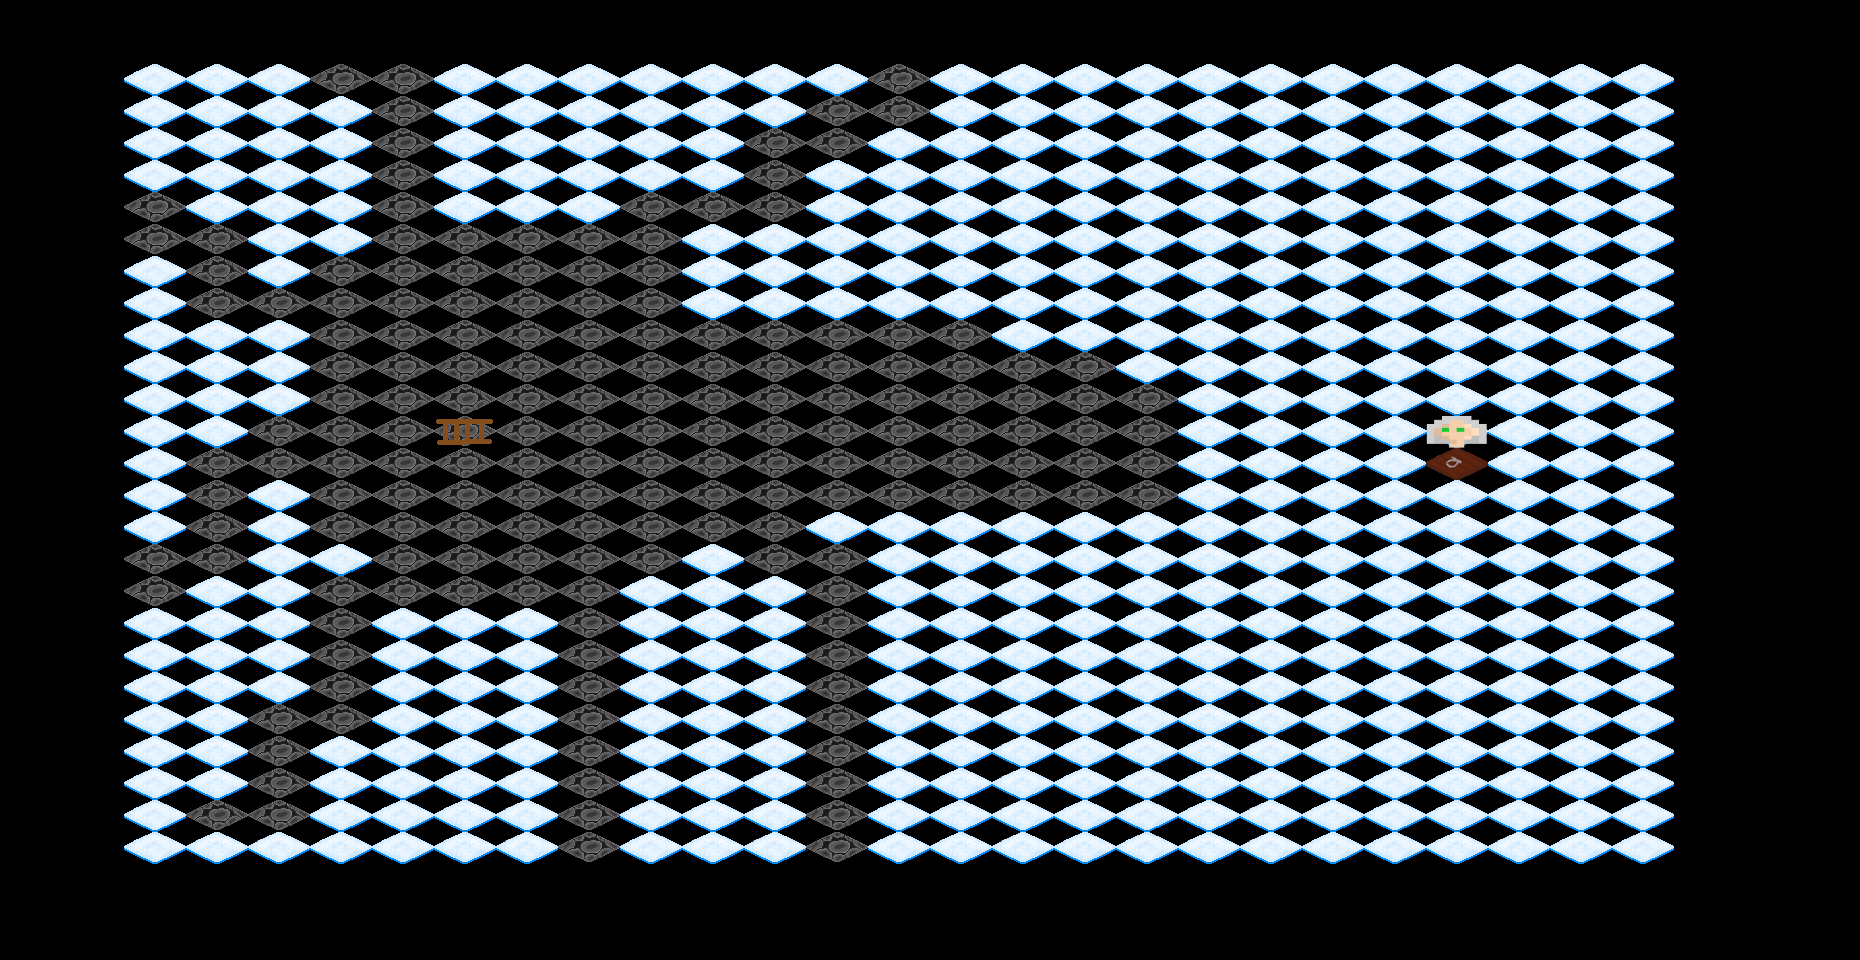

Rendered tile map (Tiled .tmx) drawn with the repository's tilesets; below, a short description and the full map source, tile grids included:
An orthogonal 30x30 tile map with 62x32 px tiles, 2 tile layers (Tile Layer 1, Tile Layer 2).

<map version="1.0" tiledversion="1.0.3" orientation="orthogonal" renderorder="right-down" width="30" height="30" tilewidth="62" tileheight="32" nextobjectid="1">
 <tileset firstgid="1" name="tiles" tilewidth="62" tileheight="32" tilecount="20" columns="20">
  <image source="../Images/SpriteSheet/tiles.png" width="1240" height="32" />
 </tileset>
 <layer name="Tile Layer 1" width="30" height="30">
  <data encoding="csv">
0,0,0,0,0,0,0,0,0,0,0,0,0,0,0,0,0,0,0,0,0,0,0,0,0,0,0,0,0,0,
0,0,0,0,0,0,0,0,0,0,0,0,0,0,0,0,0,0,0,0,0,0,0,0,0,0,0,0,0,0,
0,0,19,19,19,12,12,19,19,19,19,19,19,19,12,19,19,19,19,19,19,19,19,19,19,19,19,0,0,0,
0,0,19,19,19,19,12,19,19,19,19,19,19,12,12,19,19,19,19,19,19,19,19,19,19,19,19,0,0,0,
0,0,19,19,19,19,12,19,19,19,19,19,12,12,19,19,19,19,19,19,19,19,19,19,19,19,19,0,0,0,
0,0,19,19,19,19,12,19,19,19,19,19,12,19,19,19,19,19,19,19,19,19,19,19,19,19,19,0,0,0,
0,0,12,19,19,19,12,19,19,19,12,12,12,19,19,19,19,19,19,19,19,19,19,19,19,19,19,0,0,0,
0,0,12,12,19,19,12,12,12,12,12,19,19,19,19,19,19,19,19,19,19,19,19,19,19,19,19,0,0,0,
0,0,19,12,19,12,12,12,12,12,12,19,19,19,19,19,19,19,19,19,19,19,19,19,19,19,19,0,0,0,
0,0,19,12,12,12,12,12,12,12,12,19,19,19,19,19,19,19,19,19,19,19,19,19,19,19,19,0,0,0,
0,0,19,19,19,12,12,12,12,12,12,12,12,12,12,12,19,19,19,19,19,19,19,19,19,19,19,0,0,0,
0,0,19,19,19,12,12,12,12,12,12,12,12,12,12,12,12,12,19,19,19,19,19,19,19,19,19,0,0,0,
0,0,19,19,19,12,12,12,12,12,12,12,12,12,12,12,12,12,12,19,19,19,19,19,19,19,19,0,0,0,
0,0,19,19,12,12,12,12,12,12,12,12,12,12,12,12,12,12,12,19,19,19,19,19,19,19,19,0,0,0,
0,0,19,12,12,12,12,12,12,12,12,12,12,12,12,12,12,12,12,19,19,19,19,13,19,19,19,0,0,0,
0,0,19,12,19,12,12,12,12,12,12,12,12,12,12,12,12,12,12,19,19,19,19,19,19,19,19,0,0,0,
0,0,19,12,19,12,12,12,12,12,12,12,12,19,19,19,19,19,19,19,19,19,19,19,19,19,19,0,0,0,
0,0,12,12,19,19,12,12,12,12,12,19,12,12,19,19,19,19,19,19,19,19,19,19,19,19,19,0,0,0,
0,0,12,19,19,12,12,12,12,12,19,19,19,12,19,19,19,19,19,19,19,19,19,19,19,19,19,0,0,0,
0,0,19,19,19,12,19,19,19,12,19,19,19,12,19,19,19,19,19,19,19,19,19,19,19,19,19,0,0,0,
0,0,19,19,19,12,19,19,19,12,19,19,19,12,19,19,19,19,19,19,19,19,19,19,19,19,19,0,0,0,
0,0,19,19,19,12,19,19,19,12,19,19,19,12,19,19,19,19,19,19,19,19,19,19,19,19,19,0,0,0,
0,0,19,19,12,12,19,19,19,12,19,19,19,12,19,19,19,19,19,19,19,19,19,19,19,19,19,0,0,0,
0,0,19,19,12,19,19,19,19,12,19,19,19,12,19,19,19,19,19,19,19,19,19,19,19,19,19,0,0,0,
0,0,19,19,12,19,19,19,19,12,19,19,19,12,19,19,19,19,19,19,19,19,19,19,19,19,19,0,0,0,
0,0,19,12,12,19,19,19,19,12,19,19,19,12,19,19,19,19,19,19,19,19,19,19,19,19,19,0,0,0,
0,0,19,19,19,19,19,19,19,12,19,19,19,12,19,19,19,19,19,19,19,19,19,19,19,19,19,0,0,0,
0,0,0,0,0,0,0,0,0,0,0,0,0,0,0,0,0,0,0,0,0,0,0,0,0,0,0,0,0,0,
0,0,0,0,0,0,0,0,0,0,0,0,0,0,0,0,0,0,0,0,0,0,0,0,0,0,0,0,0,0,
0,0,0,0,0,0,0,0,0,0,0,0,0,0,0,0,0,0,0,0,0,0,0,0,0,0,0,0,0,0
</data>
 </layer>
 <layer name="Tile Layer 2" width="30" height="30">
  <data encoding="csv">
0,0,0,0,0,0,0,0,0,0,0,0,0,0,0,0,0,0,0,0,0,0,0,0,0,0,0,0,0,0,
0,0,0,0,0,0,0,0,0,0,0,0,0,0,0,0,0,0,0,0,0,0,0,0,0,0,0,0,0,0,
0,0,0,0,0,0,0,0,0,0,0,0,0,0,0,0,0,0,0,0,0,0,0,0,0,0,0,0,0,0,
0,0,0,0,0,0,0,0,0,0,0,0,0,0,0,0,0,0,0,0,0,0,0,0,0,0,0,0,0,0,
0,0,0,0,0,0,0,0,0,0,0,0,0,0,0,0,0,0,0,0,0,0,0,0,0,0,0,0,0,0,
0,0,0,0,0,0,0,0,0,0,0,0,0,0,0,0,0,0,0,0,0,0,0,0,0,0,0,0,0,0,
0,0,0,0,0,0,0,0,0,0,0,0,0,0,0,0,0,0,0,0,0,0,0,0,0,0,0,0,0,0,
0,0,0,0,0,0,0,0,0,0,0,0,0,0,0,0,0,0,0,0,0,0,0,0,0,0,0,0,0,0,
0,0,0,0,0,0,0,0,0,0,0,0,0,0,0,0,0,0,0,0,0,0,0,0,0,0,0,0,0,0,
0,0,0,0,0,0,0,0,0,0,0,0,0,0,0,0,0,0,0,0,0,0,0,0,0,0,0,0,0,0,
0,0,0,0,0,0,0,0,0,0,0,0,0,0,0,0,0,0,0,0,0,0,0,0,0,0,0,0,0,0,
0,0,0,0,0,0,0,0,0,0,0,0,0,0,0,0,0,0,0,0,0,0,0,0,0,0,0,0,0,0,
0,0,0,0,0,0,0,0,0,0,0,0,0,0,0,0,0,0,0,0,0,0,0,0,0,0,0,0,0,0,
0,0,0,0,0,0,0,16,0,0,0,0,0,0,0,0,0,0,0,0,0,0,0,15,0,0,0,0,0,0,
0,0,0,0,0,0,0,0,0,0,0,0,0,0,0,0,0,0,0,0,0,0,0,0,0,0,0,0,0,0,
0,0,0,0,0,0,0,0,0,0,0,0,0,0,0,0,0,0,0,0,0,0,0,0,0,0,0,0,0,0,
0,0,0,0,0,0,0,0,0,0,0,0,0,0,0,0,0,0,0,0,0,0,0,0,0,0,0,0,0,0,
0,0,0,0,0,0,0,0,0,0,0,0,0,0,0,0,0,0,0,0,0,0,0,0,0,0,0,0,0,0,
0,0,0,0,0,0,0,0,0,0,0,0,0,0,0,0,0,0,0,0,0,0,0,0,0,0,0,0,0,0,
0,0,0,0,0,0,0,0,0,0,0,0,0,0,0,0,0,0,0,0,0,0,0,0,0,0,0,0,0,0,
0,0,0,0,0,0,0,0,0,0,0,0,0,0,0,0,0,0,0,0,0,0,0,0,0,0,0,0,0,0,
0,0,0,0,0,0,0,0,0,0,0,0,0,0,0,0,0,0,0,0,0,0,0,0,0,0,0,0,0,0,
0,0,0,0,0,0,0,0,0,0,0,0,0,0,0,0,0,0,0,0,0,0,0,0,0,0,0,0,0,0,
0,0,0,0,0,0,0,0,0,0,0,0,0,0,0,0,0,0,0,0,0,0,0,0,0,0,0,0,0,0,
0,0,0,0,0,0,0,0,0,0,0,0,0,0,0,0,0,0,0,0,0,0,0,0,0,0,0,0,0,0,
0,0,0,0,0,0,0,0,0,0,0,0,0,0,0,0,0,0,0,0,0,0,0,0,0,0,0,0,0,0,
0,0,0,0,0,0,0,0,0,0,0,0,0,0,0,0,0,0,0,0,0,0,0,0,0,0,0,0,0,0,
0,0,0,0,0,0,0,0,0,0,0,0,0,0,0,0,0,0,0,0,0,0,0,0,0,0,0,0,0,0,
0,0,0,0,0,0,0,0,0,0,0,0,0,0,0,0,0,0,0,0,0,0,0,0,0,0,0,0,0,0,
0,0,0,0,0,0,0,0,0,0,0,0,0,0,0,0,0,0,0,0,0,0,0,0,0,0,0,0,0,0
</data>
 </layer>
</map>
